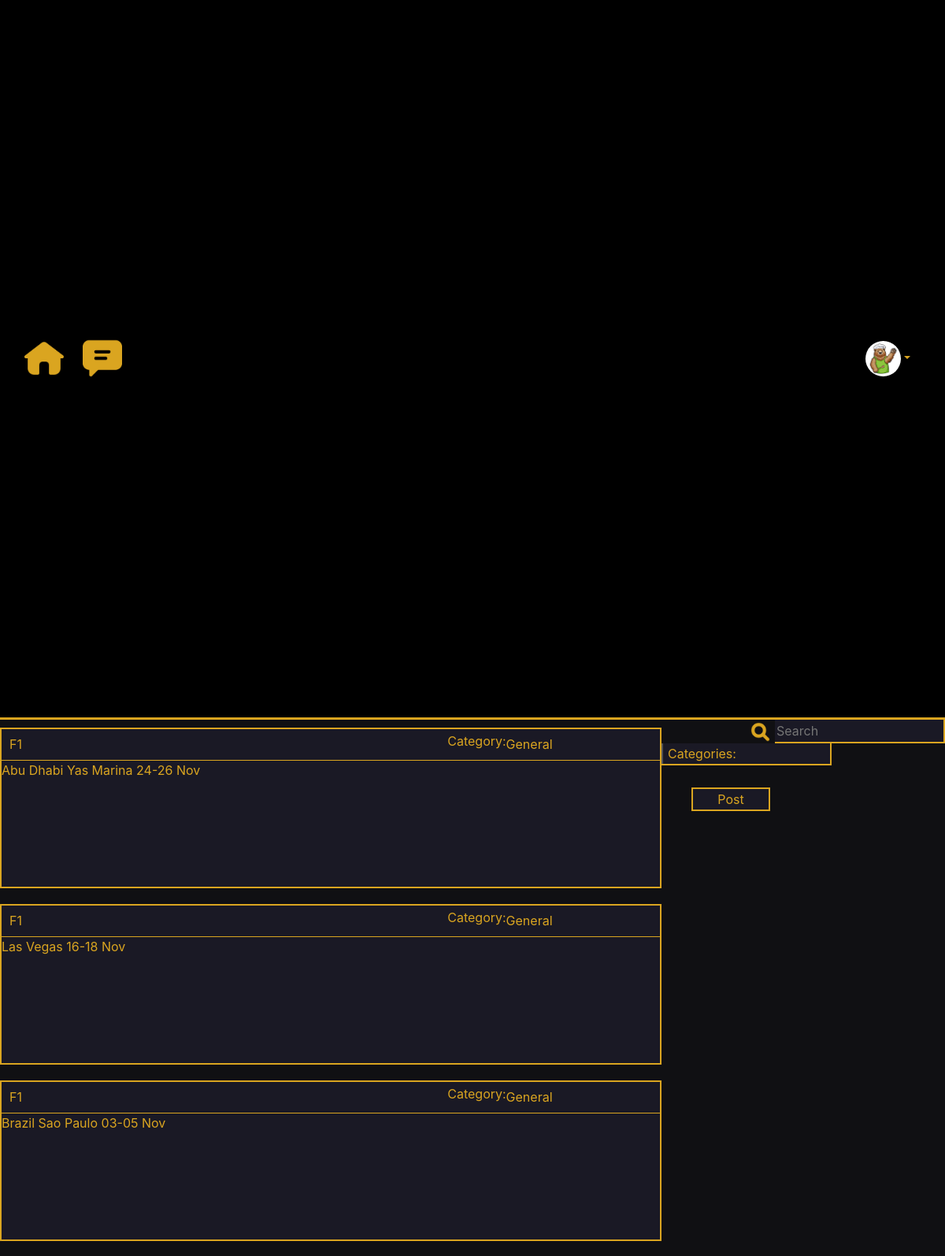
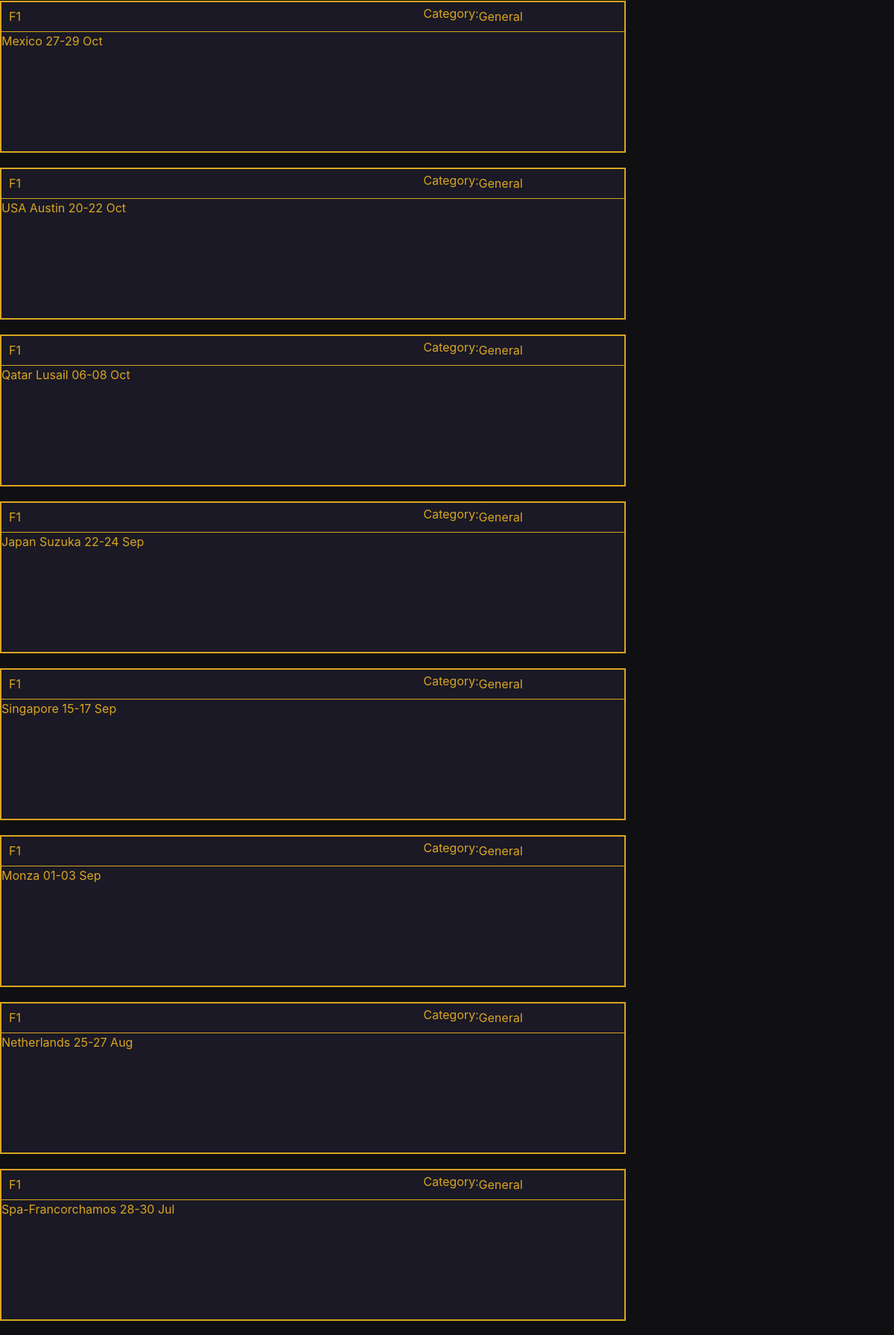
The app's page /index.php?page=forum (signed in, upper part) with its own data (2 pictures, top to bottom).
### tables this page shows
CREATE TABLE `post` (
  `post_id` int(11) NOT NULL,
  `poster_id` int(11) NOT NULL,
  `post_title` varchar(255) NOT NULL,
  `cat_id` int(11) NOT NULL,
  `post_content` text NOT NULL,
  `post_time_stamp` timestamp NOT NULL DEFAULT current_timestamp()
);

CREATE TABLE `category` (
  `cat_id` int(11) NOT NULL,
  `cat_name` varchar(100) NOT NULL
);

### controller/forum.php (called while the page is built, shortened)
<?php
    require 'model/forum.php';
    $forum= new Forum($db);
    $numberOfPosts = $forum->checkPostNumber();
    $Cats = $forum->checkCategoryNumber();
require "view/forum.php";

### model/forum.php (called while the page is built, shortened)
<?php
require_once 'dbinc.php';
class Forum{
    private $db;
    function __construct($db){
        $this->db = $db;
    }
    public function checkPostNumber(){
        $posts = "";
        $sql = "SELECT * FROM post";
        if($result = $this->db->dbselect($sql)) {
            while($row = $result->fetch_assoc()){
                $posts++;
            }
        }
        return $posts;
    }
    public function checkPosterID($postID){
        $i = 0;
        $ID[$i] = "";
        $sql = "SELECT * FROM post WHERE post_id = '".$postID."'";
        if($result = $this->db->dbselect($sql)) {
            while($row = $result->fetch_assoc()){
                $ID[$i] = $row['poster_id'];
                $i++;
            }
        }
        return $ID;
    }
    public function checkPostTitle($postID){
        $postTitle = "";
        $sql = "SELECT post_title FROM post WHERE post_id = '".$postID."'";
        if($result = $this->db->dbselect($sql)) {
            if($row = $result->fetch_assoc()){
                $postTitle = $row["post_title"];
            }
        }
        return $postTitle;
    }
    public function checkPostCat($postID){
        $postCat = "";
        $sql = "SELECT cat_id FROM post WHERE post_id = '".$postID."'";
        if($result = $this->db->dbselect($sql)) {
            if($row = $result->fetch_assoc()){
                $postCat = $row["cat_id"];
            }
        }
        return $postCat;
    }
    public function checkPostContent($postID){
        $postContent = "";
        $sql = "SELECT post_content FROM post WHERE post_id = '".$postID."'";
        if($result = $this->db->dbselect($sql)) {
            if($row = $result->fetch_assoc()){
                $postContent = $row["post_content"];
            }
        }
        return $postContent;
    }
    public function checkCategoryNumber(){
        $cats = "";
        $sql = "SELECT * FROM category";
        if($result = $this->db->dbselect($sql)) {
            while($row = $result->fetch_assoc()){
                $cats++;
            }
        }
        return $cats;
    }
    public function checkCategoryName($catNumber){
        $catName = "";
        $sql = "SELECT cat_name FROM category WHERE cat_id = '".$catNumber."'";
        if($result = $this->db->dbselect($sql)) {
            if($row = $result->fetch_assoc()){
                $catName = $row["cat_name"];
            }
        }
        return $catName;
    }
}

### dbinc.php (called while the page is built, shortened)
<?php
Class DataBase{
    private $servername = "localhost";
    private $username = "c31bzolidbu";
    private $password = "imkPF@58";
    private $dbname = "c31bzolidb";
    private $conn;
    function __construct(){
        $conn = new mysqli($this->servername, $this->username, $this->password, $this->dbname);
        $this->conn = $conn;
    }
    public function dbselect($sql){
        if($result = $this->conn->query($sql)){
        if ($result->num_rows > 0){
            return $result;
        }
        else{
            return NULL;
        }
        }
        elseif($this->conn->error){
            die("SQL error: ". $this->conn->error);
        }
    }
}

### view/forum.php (the view, shortened to what this page needs)
<?php
include "layout/head.php";
?>
    <div class="uv">
        <section class="toolbar sticky-top">
            <div class="searchbar">
                <form>
                    <input class="s-bar" type="search" placeholder="Search" aria-label="Search">
                    <button class="s-button" type="submit"><img src="assets/icons/search.png"></button >
                </form>
            </div>
            <button class="collapsible">Categories:</button>
            <div class="content">
                <?php
                for($i=0; $i<$Cats; $i++){
                    $CatName = $forum->checkCategoryName($CatID[$i]);
                    echo '
                    <a href="">'.$CatName.'</a><br>
                    ';
                }
                ?>
            </div>
            <br>
            <div>
                <div class="button-pos">
                    <button class="p-button" onclick="document.getElementById('id01').style.display='block'">Post</button>
                </div>
            </div>
        </section>
        <section class="posts">
            <?php
                if($numberOfPosts != 0) {
                    $postID = $forum->checkPostID();
                }
                for($i=0; $i<$numberOfPosts; $i++){
                $postTitle = $forum->checkPostTitle($postID[$i]);
                $postCatID = $forum->checkPostCat($postID[$i]);
                $CatName = $forum->checkCategoryName($postCatID);
                $postContent = $forum->checkPostContent($postID[$i]);
                echo '
                <a class="post" href="">
                    <div class="post-content">
                        <div class="post-header">
                            <div class="post-name">'.$postTitle.'</div>
                            <label for="post-category">Category:</label><br>
                            <div class="post-category" id="post-category">'.$CatName.'</div>
                        </div>
                        <div class="post-body">
                            <div>'.$postContent.'</div>
                        </div>
                    </div>
                </a>
                ';
            }
            ?>
        </section>
    </div>
<?php
include "layout/footer.php";
?>

### index.php (shortened to what this page needs)
<?php
    require 'dbinc.php';
    $db = new DataBase();
    $page = $_REQUEST['page'] ?? "index";
    $controllerFile = 'controller/'.$page.'.php';
    if(file_exists($controllerFile)){
        require $controllerFile;
    }

### view/layout/head.php (shortened to what this page needs)
<!DOCTYPE html>
<html lang="en">
<head>
    <link rel="stylesheet" href="https://cdn.jsdelivr.net/npm/bootstrap@4.3.1/dist/css/bootstrap.min.css">
    <link rel="stylesheet" href="assets/css/style.css">
    <?php
    $page = $_REQUEST['page'] ?? "";
    switch ($page){
        case "forum":
            echo '<link rel="stylesheet" href="assets/css/forum_style.css">';
            break;
    }
    ?>
</head>
<nav class="navbar navbar-expand-lg navbar-dark sticky-top">
    <div class="container-fluid" id="navbarSupportedContent">
        <a class="navbar-brand" href="index.php" style="color: goldenrod;"><img src="assets/icons/home.png" width="50" height="50"></a>
        <ul class="navbar-nav mr-auto flex-row d-flex">
                <?php
                if(isset($_SESSION['id'])){
                    if($page != "chat"){
                        echo '
                            <li class="nav-item">
                                <a class="nav-link" href="index.php?page=chat&currentRoom=1"><img src="assets/icons/chat.png" width="50" height="50"></a>
                            </li>';
                    }
                }
                ?>
        </ul>
        <?php
        if(isset($_SESSION['id'])){
            echo'
                                    <div class="btn-group dropdown" aria-haspopup="true" aria-expanded="false">
                                        <button type="button" class="btn dropdown-toggle" data-toggle="dropdown" aria-haspopup="true" aria-expanded="false">';
                                        if (file_exists('assets/profile_pictures/'.$_SESSION['username'].'.jpg')) {
                                        echo '<img class="ppic" src="assets/profile_pictures/'.$_SESSION['username'].'.jpg" width="50" height="50">';
                                        } else {
                                            echo '<img class="ppic" src="assets/icons/user.png" width="50" height="50">';
                                        }
                                        echo
                                        '</button>
                                        <div class="dropdown-menu dropdown-menu-right" aria-labelledby="navbarDropdown">
                                            <a class="nav-link" href="index.php?page=profile"><img src="assets/icons/profile.png" width="50" height="50"> Profile</a>
                                            <div class="dropdown-divider"></div>
                                            <a class="nav-link" href="index.php?page=login&action=logout"><img src="assets/icons/logout.png" width="50" height="50"> Logout</a>
                                        </div>
                                    </div>';
        }
        else{
            echo'
                                <a class="nav-link" href="index.php?page=login&action=login"><img src="assets/icons/login.png" width="50" height="50">Login</a>
                                ';
        }
        ?>
    </div>
</nav>

### view/layout/footer.php (shortened to what this page needs)
</body>
</html>

### assets/css/style.css (style rules this page uses)
* { box-sizing: border-box; }
a { color: goldenrod; }
ul { list-style-type:none; }
.btn { border-color: transparent; background-color: transparent; color: goldenrod; }
.nav-link { color: goldenrod; }
.navbar { background-color: black; border-bottom-style: solid; border-color: goldenrod; height: 12vh; }
.ppic { width: 45px; height: 45px; border-radius: 50px; }

### assets/css/forum_style.css (style rules this page uses)
.uv { overflow: auto; display: flex; flex-wrap: wrap; height: 88vh; justify-content: center; flex-direction: row-reverse; }
.toolbar { display: flex; width: 30%; flex-direction: column; }
.searchbar { width: 100%; display: flex; height: 30px; justify-content: start; border-width: none; }
.searchbar > form { display: flex; align-items: center; flex-direction: row-reverse; width: 100%; border: none; }
.s-bar { width: 60%; height: 100%; border-right: 2px solid goldenrod; border-bottom: 2px solid goldenrod; border-top: none; border-left: none; background-color: #1A1925; color: goldenrod; }
.s-button { background: none; border: none; outline: none; }
.s-button > img { height: 25px; width: 25px; }
.collapsible { display: flex; background-color: #1A1925; color: goldenrod; cursor: pointer; width: 60%; border-top: none; border-bottom: none; border-right: 2px solid goldenrod; text-align: left; outline: none; }
.content { max-height: 0; width: 60%; text-align: left; padding-left: 5px; overflow: hidden; transition: max-height 0.2s ease-out; background-color: #1A1925; border-right: 2px solid goldenrod; border-bottom: 2px solid goldenrod; }
.button-pos { display: flex; justify-content: left; margin-left: 10%; }
.p-button { background-color: #1A1925; color: goldenrod; width: 100px; border: 2px solid goldenrod; text-align: center; font-size: 16px; margin: 4px 2px; transition: 0.5s; }
.posts { width: 70%; height: 88vh; display: flex; align-items: center; flex-direction: column; }
.post { display: flex; width: 100%; align-items: center; border: 2px solid goldenrod; background-color: #1A1925; margin: 10px; }
.post-content { width: 100%; display: flex; height: 200px; flex-direction: column; }
.post-header { width: 100%; height: 20%; display: flex; flex-direction: row; justify-content: space-between; align-items: center; border-bottom: 1px solid goldenrod; }
.post-body { overflow: hidden; }
.post-name { margin-left: 10px; width: 75%; }
.post-category { margin-right: 10px; width: 25%; }

### records on screen
post: post_title "F1", cat.cat_name "General", post_content "Abu Dhabi Yas Marina 24-26 Nov"
post: post_title "F1", cat.cat_name "General", post_content "Las Vegas 16-18 Nov"
post: post_title "F1", cat.cat_name "General", post_content "Brazil Sao Paulo 03-05 Nov"
post: post_title "F1", cat.cat_name "General", post_content "Mexico 27-29 Oct"
post: post_title "F1", cat.cat_name "General", post_content "USA Austin 20-22 Oct"
post: post_title "F1", cat.cat_name "General", post_content "Qatar Lusail 06-08 Oct"
post: post_title "F1", cat.cat_name "General", post_content "Japan Suzuka 22-24 Sep"
post: post_title "F1", cat.cat_name "General", post_content "Singapore 15-17 Sep"
post: post_title "F1", cat.cat_name "General", post_content "Monza 01-03 Sep"
post: post_title "F1", cat.cat_name "General", post_content "Netherlands 25-27 Aug"
post: post_title "F1", cat.cat_name "General", post_content "Spa-Francorchamos 28-30 Jul"
